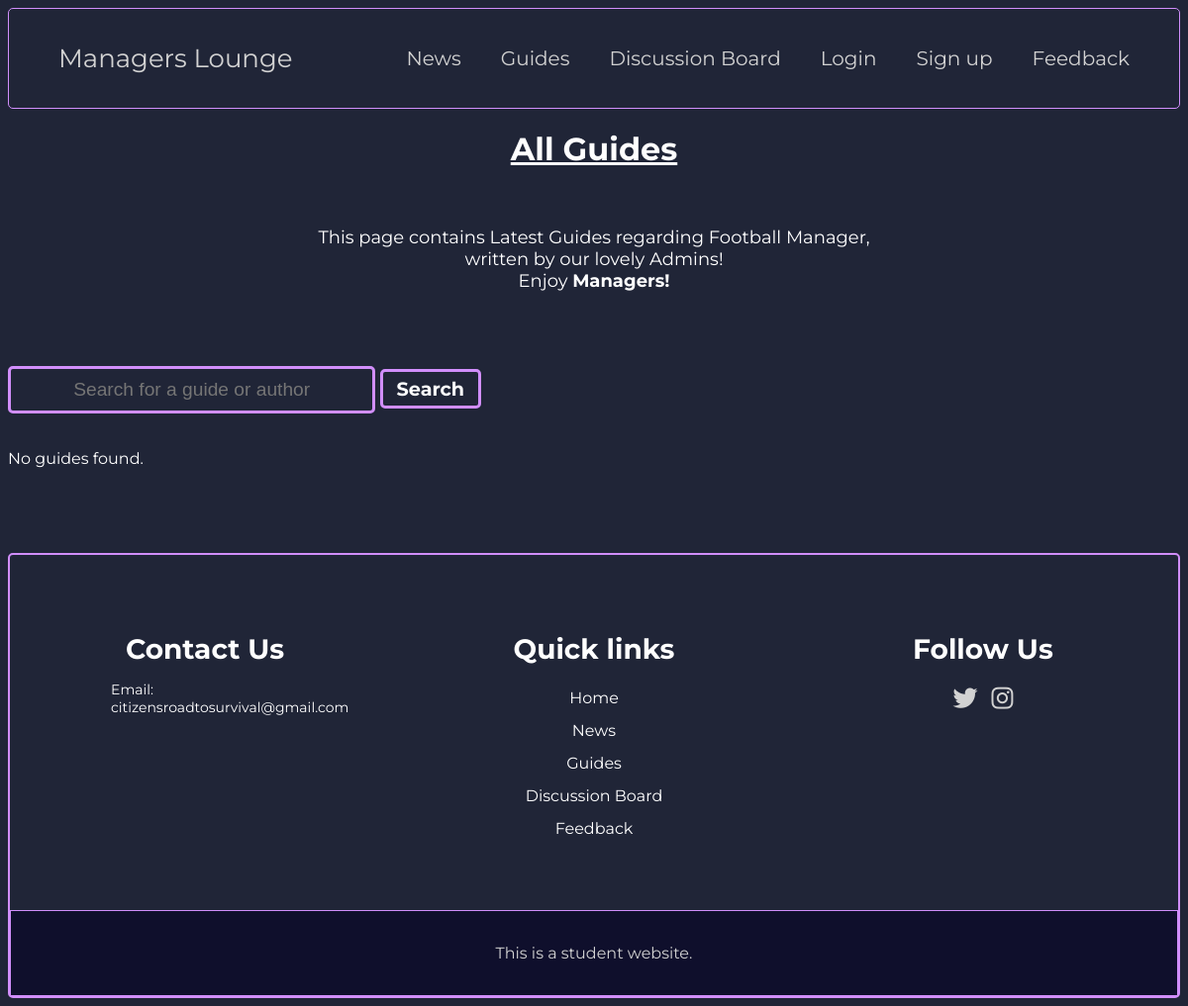
The app's page /listguides.php, older data.
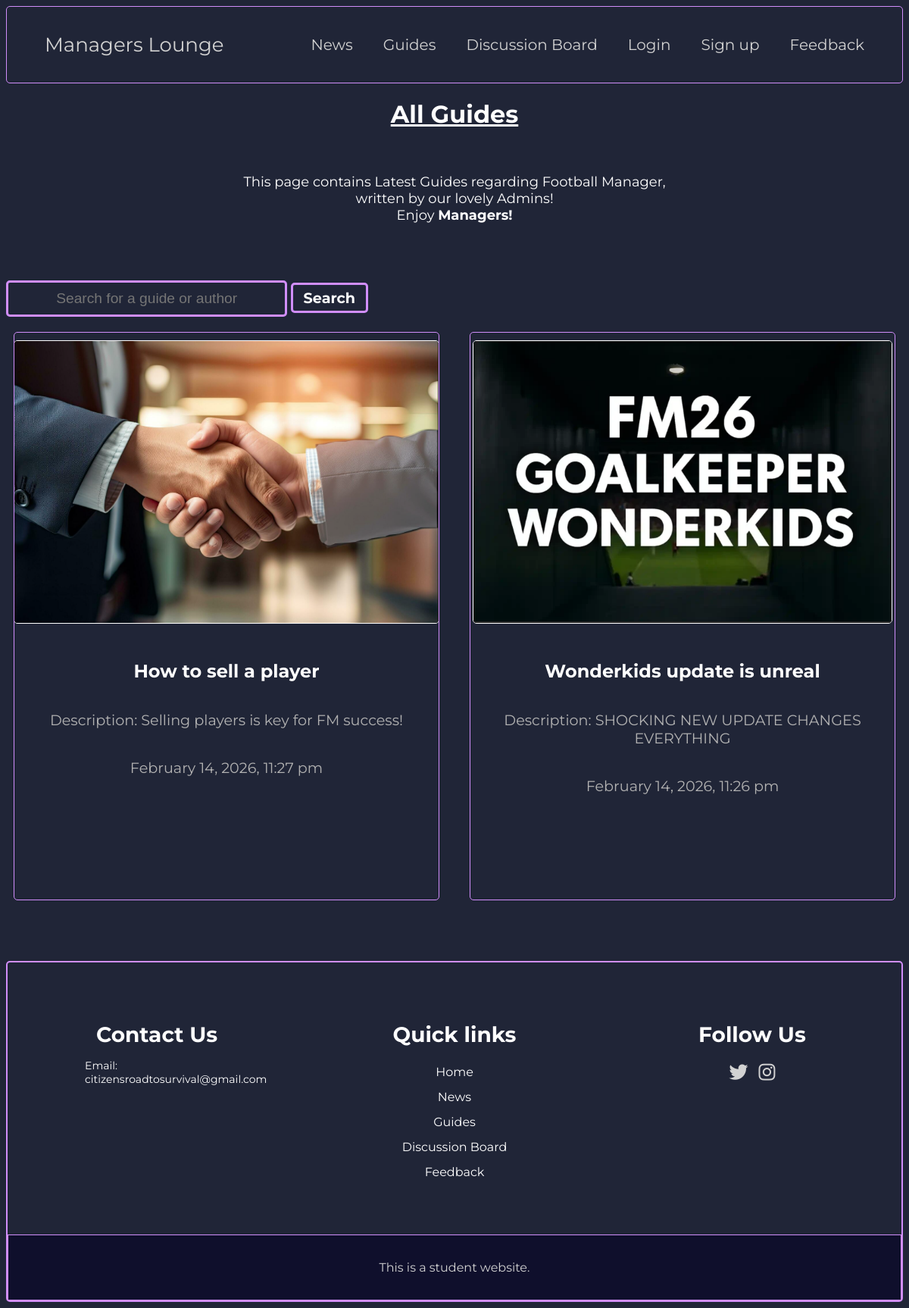
The same page, newer data.
### tables this page shows
CREATE TABLE `guides` (
  `id` int(11) NOT NULL,
  `title` text NOT NULL,
  `description` text NOT NULL,
  `picture` blob NOT NULL,
  `content` text NOT NULL,
  `username` text NOT NULL,
  `time_created` timestamp NOT NULL DEFAULT current_timestamp() ON UPDATE current_timestamp(),
  `comments` text NOT NULL
);

### listguides.php (the view, shortened to what this page needs)
<?php
include 'connectdb.php';
$news = [];
if (empty($news)) {
    $stmt = $conn->prepare("SELECT * FROM guides ORDER BY time_created DESC");
    $stmt->execute();
    $result = $stmt->get_result();
    while ($row = $result->fetch_assoc()) {
        $news[] = $row;
    }
}
?>
<!DOCTYPE html>
<html lang="en">
<head>
    <link rel="stylesheet" href="listnews.css">
    <link rel="stylesheet" href="main.css">
        <link rel="stylesheet" href="https://cdnjs.cloudflare.com/ajax/libs/font-awesome/6.5.0/css/all.min.css">
</head>
<body>
    <header class="header">
        <div class="header_content">
            <a href="index.html" class="logo">Managers Lounge</a>
            <nav class="nav">
                <ul class="nav_list">
                    <li class="nav_item"> <a href="listnews.php" class="nav_link">News</a></li>
                    <li class="nav_item"> <a href="listguides.php" class="nav_link">Guides</a></li>
                    <li class="nav_item"> <a href="discussionboard.php" class="nav_link">Discussion Board</a></li>
                    <li class="nav_item" id="login"> <a href="login.php" class="nav_link">Login</a></li>
                    <li class="nav_item"> <a href="signup.php" class="nav_link">Sign up</a></li>
                    <li class="nav_item"> <a href="feedback.php" class="nav_link">Feedback</a></li>
                </ul>
            </nav>
        </div>
    </header>
<h1 class="title"><u>All Guides</u></h1>
<br>
<p class="welcome-message"> This page contains Latest Guides regarding Football Manager, <br> written by our lovely Admins! <br> Enjoy <b>Managers! </b> </p>
<br> <br>
<br>
    <div class="search-button">
        <form method='POST'>
            <input type="text" class="search-btn" placeholder="Search for a guide or author" name="search">
            <button name="submit">Search</button>
        </form>
    </div>
    <div class="posts-container">
        <?php
        if (!empty($news)) {
            foreach ($news as $row) {
                echo '<section class="newsCard">';
                  if (!empty($row['picture'])) {
                    echo '<img src="' . htmlspecialchars($row['picture']) . '" alt="Guide image" class="listnews-article-image">' . '<br>';
                }
                echo '<p><a class=article-title href="retrieve_guides.php?id=' . htmlspecialchars($row['id']) . '">' .  '<b>', htmlspecialchars($row['title']) . '</b>' , '</a></p>';
                echo '<p>Description: ' . htmlspecialchars($row['description']) . '</p>';
                echo "<p>". date("F j, Y, g:i a", strtotime($row['time_created'])) . "</p>";
                echo '</section>';
            }
        } else {
            echo "<p>No guides found.</p>";
        }
        ?>
    </div>
        <footer>
        <div class="f-container">
            <div class="footer-content">
                <h3>Contact Us</h3>
                <p>Email: citizensroadtosurvival@gmail.com</p>
            </div>
            <div class="footer-content">
                <h3> Quick links</h3>
                <ul class="f-list">
                    <li><a href="index.html">Home</a></li>
                    <li><a href="listnews.php">News</a></li>
                    <li><a href="listguides.php">Guides</a></li>
                    <li><a href="discussionboard.php">Discussion Board</a></li>
                    <li><a href="feedback.php">Feedback</a></li>
                </ul>
            </div>
            <div class="footer-content">
                <h3>Follow Us</h3>
                <ul class="social-icons">
                    <li><a href="https://x.com/Citizens_RoadTS"><i class="fab fa-twitter"></i></a></li>
                    <li><a href="https://www.instagram.com/citizensroadtosurvival/"><i class="fab fa-instagram"></i></a></li>
                </ul>
            </div>
        </div>
        <div class="bottom-bar">
            <p>This is a student website.</p>
        </div>
    </footer>
</body>
</html>

### listnews.css (style rules this page uses)
a { color: white; }
img { width: auto; height: 50%; border: 3px solid #D18EFB; border-radius: 5px; }
.search-btn { text-align: center; border: 3px solid #D18EFB; padding: 10px 69px; border-radius: 5px; cursor: pointer; color: white; text-decoration: none; background-color: #202537; display: inline-block; font-size: 120%; transition-duration: 0.4s; }
.search-button input { padding-left: 5%; padding-right: 5%; font-size: larger; border: 3px solid #D18EFB; }
.search-button button { text-align: center; padding: 5px 14px; border: 3px solid #D18EFB; background-color: #202537; cursor: pointer;; text-decoration: none; display: inline-block; font-size: 120%; transition-duration: 0.4s; color: white; }
.welcome-message { text-align: center; font-size: large; }
.article-title { text-align: center; font-size: larger; }
.article-title b { text-align: center; }
.posts-container { display: grid; grid-template-columns: auto auto; gap: 20px; margin-top: 20px; max-width: 100%; margin-bottom: 70px; }
.newsCard { border: 1px solid #D18EFB; border-radius: 5px; color: #b2b2b2; display: flex; flex-direction: column; overflow: hidden; text-align: center; align-items: center; margin-bottom: 10px; margin-left: 10px; margin-right: 10px; font-size: larger; max-height: 750px; }
.newsCard img { text-align: center; }
.listnews-article-image { margin-top: 10px; margin-bottom: 5px; width: 100%; height: auto; object-fit: cover; object-position: center; display: block; text-align: center; border: 1px solid white; transition: all 0.4s; }
.article-title { font-size: 24px; text-decoration: none; margin-top: 10px; }
@media (min-width: 700px) { .listnews-article-image { width: fit-content; max-height: 50%; } }

### main.css (style rules this page uses)
body { font-family: "Montserrat", sans-serif; font-optical-sizing: auto; font-weight: weight; font-style: normal; background-color: #202537; color: #FFFFFF; }
* { box-sizing: border-box; }
nav { margin: 0; padding: 0; }
ul { list-style: none; }
.nav { transition: all 0.4s ease-in-out; }
a { text-decoration: none; color: inherit; }
.logo { color: #D2D2D2; font-size: 26px; }
.header { position: relative; width: 100%; top: 0; border: 1px solid #D18EFB; border-radius: 5px; padding: 20px; ; }
.header_content { display: flex; align-items: center; justify-content: space-between; padding: 0 30px; min-height: 60px; }
.nav_list { display: flex; column-gap: 40px; }
.nav_link { color: #D2D2D2; font-size: 20px; transition: all 0.4s; }
.title { text-align: center; }
footer { background-color: transparent; padding-top: 50px; border: 2px solid #D18EFB; border-radius: 5px; }
.f-container { max-width: 100%; margin: auto; display: flex; justify-content: center; }
.footer-content { width: 33.3%; }
.footer-content h3 { font-size: 28px; margin-bottom: 15px; text-align: center; }
.footer-content p { width: 190px; margin: auto; font-size: 14px; }
.footer-content ul { text-align: center; }
.f-list { padding: 0; }
.f-list li { width: auto; text-align: center; list-style-type: none; padding: 7px; position: relative; }
.f-list li::before { content: ""; position: absolute; left: 50%; top: 100%; transform: translate(-50%, -50%); width: 0; height: 2px; background: #316E74; transition-duration: 0.4s; }
.social-icons { text-align: center; padding: 0; }
.social-icons li { display: inline-block; text-align: center; padding: 5px; }
.social-icons i { color: #D2D2D2; font-size: 25px; }
.bottom-bar { background-color: #0F0F2C; padding: 10px 0; text-align: center; margin-top: 50px; border: 1px solid #D18EFB; }
.bottom-bar p { font-size: 14px; color: #D2D2D2; font-size: 16px; padding: 7px; }
a { color: white; }
button { font-family: "Montserrat", sans-serif; border: 3px solid #D18EFB; border-radius: 5px; cursor: pointer; text-decoration: none; padding: 10px 24px; color: #FFFFFF; transition-duration: 0.4s; font-weight: bold; background-color: #202537; }

Row changes from the older to the newer data that the page shows:
added guides: picture (picture), title "How to sell a player", description "Selling players is key for FM success!", time_created "February 14, 2026, 11:27 pm"
added guides: picture (picture), title "Wonderkids update is unreal", description "SHOCKING NEW UPDATE CHANGES EVERYTHING", time_created "February 14, 2026, 11:26 pm"
Text that changed along with them:
text no longer shown: "No guides found."
